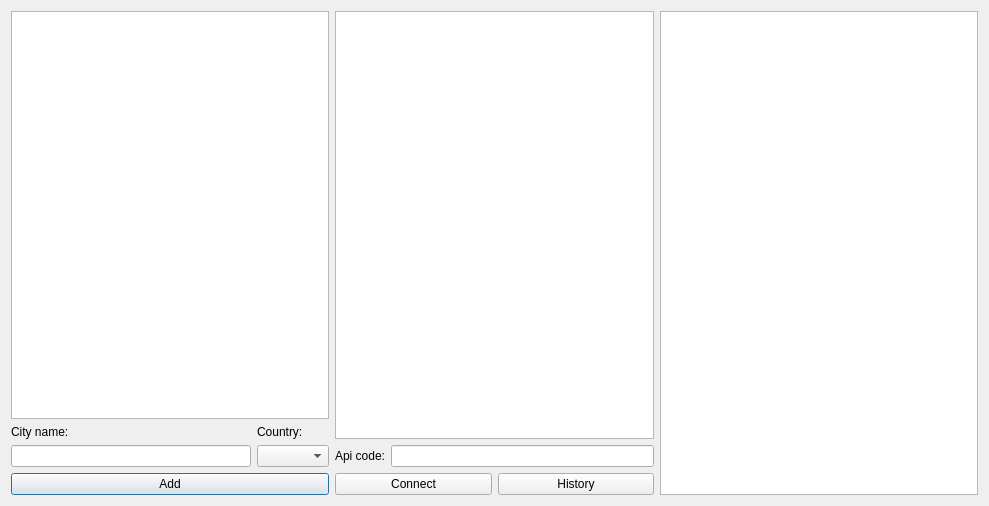
<?xml version="1.0" encoding="UTF-8"?>
<ui version="4.0">
 <class>WeatherApp</class>
 <widget class="QDialog" name="WeatherApp">
  <property name="geometry">
   <rect>
    <x>0</x>
    <y>0</y>
    <width>989</width>
    <height>506</height>
   </rect>
  </property>
  <property name="windowTitle">
   <string>WeatherApp</string>
  </property>
  <layout class="QHBoxLayout" name="horizontalLayout_4">
   <item>
    <layout class="QVBoxLayout" name="verticalLayout_4">
     <item>
      <widget class="QTableView" name="list_city"/>
     </item>
     <item>
      <layout class="QHBoxLayout" name="horizontalLayout_3">
       <item>
        <layout class="QVBoxLayout" name="verticalLayout_2">
         <item>
          <widget class="QLabel" name="label_city">
           <property name="text">
            <string>City name:</string>
           </property>
          </widget>
         </item>
         <item>
          <widget class="QLineEdit" name="lineEdit_city"/>
         </item>
        </layout>
       </item>
       <item>
        <layout class="QVBoxLayout" name="verticalLayout">
         <item>
          <widget class="QLabel" name="label_country">
           <property name="text">
            <string>Country:</string>
           </property>
          </widget>
         </item>
         <item>
          <widget class="QComboBox" name="comboBox_country"/>
         </item>
        </layout>
       </item>
      </layout>
     </item>
     <item>
      <widget class="QPushButton" name="button_add">
       <property name="text">
        <string>Add</string>
       </property>
      </widget>
     </item>
    </layout>
   </item>
   <item>
    <layout class="QVBoxLayout" name="verticalLayout_3">
     <item>
      <widget class="QTextEdit" name="text_weather_info">
       <property name="enabled">
        <bool>true</bool>
       </property>
       <property name="readOnly">
        <bool>true</bool>
       </property>
      </widget>
     </item>
     <item>
      <layout class="QHBoxLayout" name="horizontalLayout">
       <item>
        <widget class="QLabel" name="label_api">
         <property name="text">
          <string>Api code:</string>
         </property>
        </widget>
       </item>
       <item>
        <widget class="QLineEdit" name="lineEdit_api"/>
       </item>
      </layout>
     </item>
     <item>
      <layout class="QHBoxLayout" name="horizontalLayout_2">
       <item>
        <widget class="QPushButton" name="button_connect">
         <property name="text">
          <string>Connect</string>
         </property>
        </widget>
       </item>
       <item>
        <widget class="QPushButton" name="button_history">
         <property name="text">
          <string>History</string>
         </property>
        </widget>
       </item>
      </layout>
     </item>
    </layout>
   </item>
   <item>
    <widget class="QTableView" name="table_sql_test"/>
   </item>
  </layout>
 </widget>
 <layoutdefault spacing="6" margin="11"/>
 <resources/>
 <connections/>
</ui>
